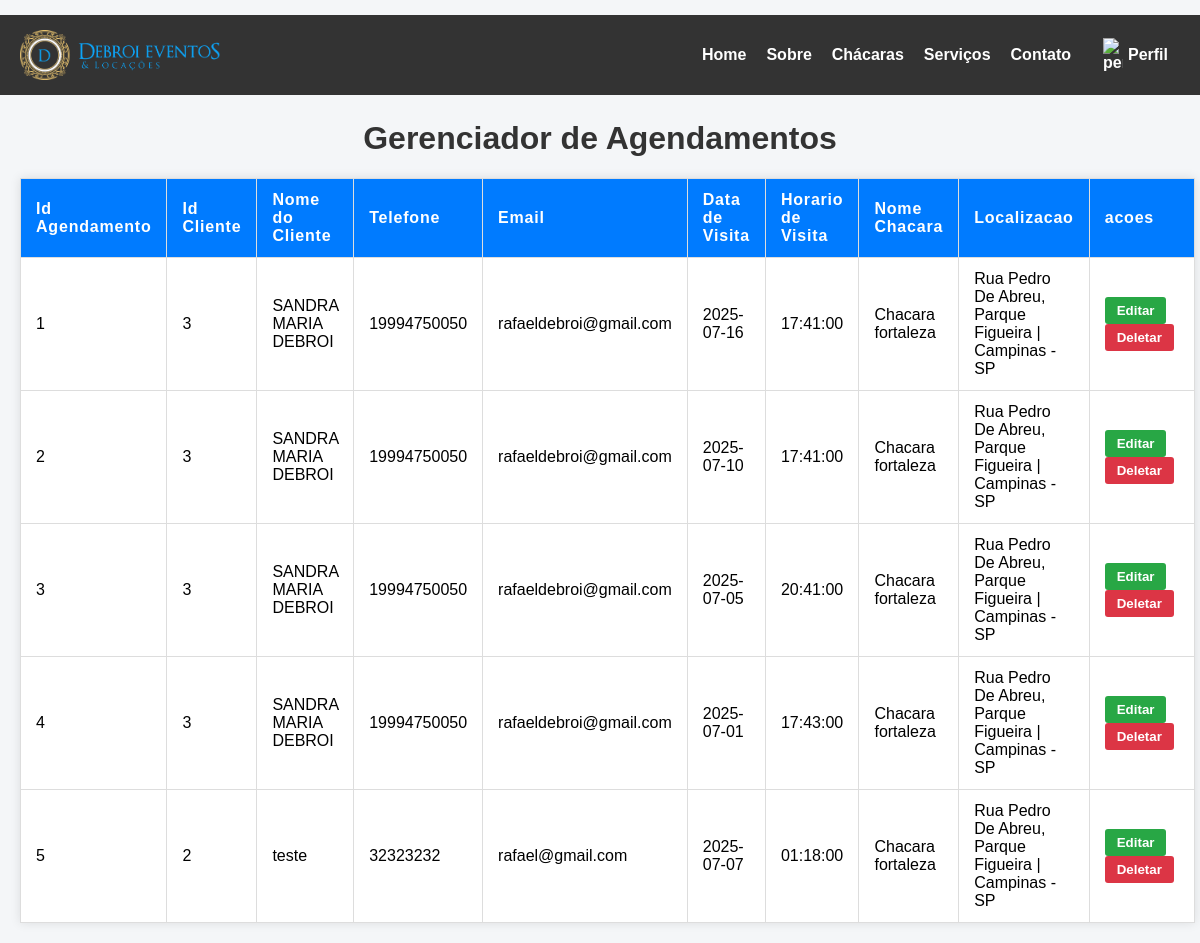
The app's page /gerenciaAgendamentos.php (signed in) with its own data.
### tables this page shows
CREATE TABLE `cliente` (
  `IdCliente` int(11) NOT NULL AUTO_INCREMENT,
  `Nome` varchar(100) NOT NULL,
  `Email` varchar(255) NOT NULL,
  `Telefone` varchar(15) NOT NULL,
  `Senha` varchar(100) NOT NULL,
  `Cpf` varchar(11) NOT NULL,
  `Admin` int(1) DEFAULT NULL,
  PRIMARY KEY (`IdCliente`)
);

CREATE TABLE `agendamentovisita` (
  `IdAgendamentoVisita` int(11) NOT NULL AUTO_INCREMENT,
  `IdCliente` int(11) NOT NULL,
  `Data` date NOT NULL,
  `Hora` time NOT NULL,
  `IdChacara` int(11) NOT NULL,
  `ConfirmacaoAgendamento` int(11) DEFAULT NULL,
  `Mensagem` varchar(500) DEFAULT NULL,
  PRIMARY KEY (`IdAgendamentoVisita`),
  KEY `IdCliente` (`IdCliente`),
  KEY `IdChacara` (`IdChacara`),
  CONSTRAINT `agendamentovisita_ibfk_1` FOREIGN KEY (`IdCliente`) REFERENCES `cliente` (`IdCliente`),
  CONSTRAINT `agendamentovisita_ibfk_2` FOREIGN KEY (`IdChacara`) REFERENCES `chacaras` (`IdChacaras`)
);

CREATE TABLE `chacaras` (
  `IdChacaras` int(11) NOT NULL AUTO_INCREMENT,
  `IdProprietario` int(11) NOT NULL,
  `Nome` varchar(100) NOT NULL,
  `Descricao` varchar(500) NOT NULL,
  `IdInfoChacaras` int(11) NOT NULL,
  `IdEndereco` int(11) NOT NULL,
  `IdCorretor` int(11) NOT NULL,
  `LocalizacaoUrlMaps` varchar(1000) NOT NULL,
  PRIMARY KEY (`IdChacaras`),
  KEY `IdProprietario` (`IdProprietario`),
  KEY `IdInfoChacaras` (`IdInfoChacaras`),
  KEY `IdEndereco` (`IdEndereco`),
  KEY `IdCorretor` (`IdCorretor`),
  CONSTRAINT `chacaras_ibfk_1` FOREIGN KEY (`IdProprietario`) REFERENCES `proprietario` (`IdProprietario`),
  CONSTRAINT `chacaras_ibfk_2` FOREIGN KEY (`IdInfoChacaras`) REFERENCES `infochacaras` (`IdInfoChacaras`),
  CONSTRAINT `chacaras_ibfk_3` FOREIGN KEY (`IdEndereco`) REFERENCES `endereco` (`IdEndereco`),
  CONSTRAINT `chacaras_ibfk_4` FOREIGN KEY (`IdCorretor`) REFERENCES `corretor` (`IdCorretor`)
);

CREATE TABLE `endereco` (
  `IdEndereco` int(11) NOT NULL AUTO_INCREMENT,
  `Cep` bigint(20) NOT NULL,
  `rua` varchar(100) NOT NULL,
  `bairro` varchar(100) NOT NULL,
  `cidade` varchar(100) NOT NULL,
  `Estado_Id` int(11) NOT NULL,
  `numero` int(11) NOT NULL,
  PRIMARY KEY (`IdEndereco`),
  KEY `Estado_Id` (`Estado_Id`),
  CONSTRAINT `endereco_ibfk_1` FOREIGN KEY (`Estado_Id`) REFERENCES `estado` (`IdEstado`)
);

CREATE TABLE `estado` (
  `IdEstado` int(11) NOT NULL AUTO_INCREMENT,
  `Estados` varchar(100) NOT NULL,
  PRIMARY KEY (`IdEstado`)
);

### html/gerenciaAgendamentos.php (the view, shortened to what this page needs)
<?php
include('conexao.php');
    $AgendamentoSQl = " SELECT
                        a.IdAgendamentoVisita,
                        c.IdCliente,
                        c.Nome AS NomeUsuario,
                        c.Telefone,
                        c.Email,
                        ch.Nome AS NomeChacara,
                        a.Data,
                        a.Hora,
                        e.cep,
                        e.rua,
                        e.bairro,
                        e.cidade,
                        e.numero,
                        es.Estados
                        FROM cliente c
                        inner JOIN agendamentovisita a ON a.IdCliente = c.IdCliente
                        inner JOIN chacaras ch ON ch.IdChacaras = a.IdChacara
                        inner JOIN endereco e ON e.IdEndereco = ch.IdEndereco
                        INNER JOIN estado es ON es.IdEstado = e.Estado_Id ;";
    $agendamentoConsulta = mysqli_query($conecta, $AgendamentoSQl);
?>
<!DOCTYPE html>
<html lang="pt-BR">
<head>
</head>
<body>
    <header>
        <?php include 'menuBarra.php'; ?>
    </header>
    <div class="TudoviewUser">
        <h1>Gerenciador de Agendamentos</h1>
        <div class="table-container">
            <table>
                <thead>
                    <tr>
                        <th>Id Agendamento</th>
                        <th>Id Cliente</th>
                        <th>Nome do Cliente</th>
                        <th>Telefone</th>
                        <th>Email</th>
                        <th>Data de Visita</th>
                        <th>Horario de Visita</th>
                        <th>Nome Chacara</th>
                        <th>Localizacao</th>
                        <th>acoes</th>
                    </tr>
                </thead>
                <tbody>
                    <?php while($Agendamento = mysqli_fetch_assoc($agendamentoConsulta)){  ?>
                    <tr>
                        <td><?php echo $Agendamento["IdAgendamentoVisita"]; ?></td>
                        <td><?php echo $Agendamento["IdCliente"]; ?></td>
                        <td><?php echo $Agendamento["NomeUsuario"]; ?></td>
                        <td><?php echo $Agendamento["Telefone"]; ?></td>
                        <td><?php echo $Agendamento["Email"]; ?></td>
                        <td><?php echo $Agendamento["Data"]; ?></td>
                        <td><?php echo $Agendamento["Hora"]; ?></td>
                        <td><?php echo $Agendamento["NomeChacara"]; ?></td>
                        <td><?php echo $Agendamento["rua"] . ", " . $Agendamento["bairro"] ." | ".$Agendamento["cidade"] . " - " . $Agendamento["Estados"];?>
                        </td>
                        <td class="actions">
                            <button class="edit-btn">Editar</button>
                            <br>
                            <button class="delete-btn">Deletar</button>
                        </td>
                    </tr>
                    <?php } ?>
                </tbody>
            </table>
        </div>
    </div>
</body>
</html>

### html/gerenciaAgendamentos.php (style rules this page uses)
body { font-family: Arial, sans-serif; margin: 20px; background-color: #f4f6f8; }
h1 { margin-top: 120px; color: #333; text-align: center; }
table { width: 100%; border-collapse: collapse; margin-top: 20px; background: white; box-shadow: 0 0 10px rgba(0, 0, 0, 0.1); }
th, td { padding: 12px 15px; border: 1px solid #ddd; text-align: left; }
th { background-color: #007BFF; color: white; letter-spacing: 0.05em; }
.actions button { margin-right: 5px; padding: 6px 12px; border: none; border-radius: 3px; cursor: pointer; color: white; font-weight: bold; }
.edit-btn { background-color: #28a745; }
.delete-btn { background-color: #dc3545; }

### records on screen
cliente: agendamentovisita.IdAgendamentoVisita "1", IdCliente "3", Nome "SANDRA MARIA DEBROI", Telefone "19994750050", Email "rafaeldebroi@gmail.com", agendamentovisita.Data "2025-07-16", agendamentovisita.Hora "17:41:00", chacaras.Nome "Chacara fortaleza", endereco.rua "Rua Pedro De Abreu", endereco.bairro "Parque Figueira", endereco.cidade "Campinas", estado.Estados "SP", agendamentovisita.IdAgendamentoVisita "2", agendamentovisita.Data "2025-07-10", agendamentovisita.IdAgendamentoVisita "3", agendamentovisita.Data "2025-07-05", agendamentovisita.Hora "20:41:00", agendamentovisita.IdAgendamentoVisita "4", agendamentovisita.Data "2025-07-01", agendamentovisita.Hora "17:43:00"
cliente: agendamentovisita.IdAgendamentoVisita "5", IdCliente "2", Nome "teste", Telefone "32323232", Email "rafael@gmail.com", agendamentovisita.Data "2025-07-07", agendamentovisita.Hora "01:18:00", chacaras.Nome "Chacara fortaleza", endereco.rua "Rua Pedro De Abreu", endereco.bairro "Parque Figueira", endereco.cidade "Campinas", estado.Estados "SP"
